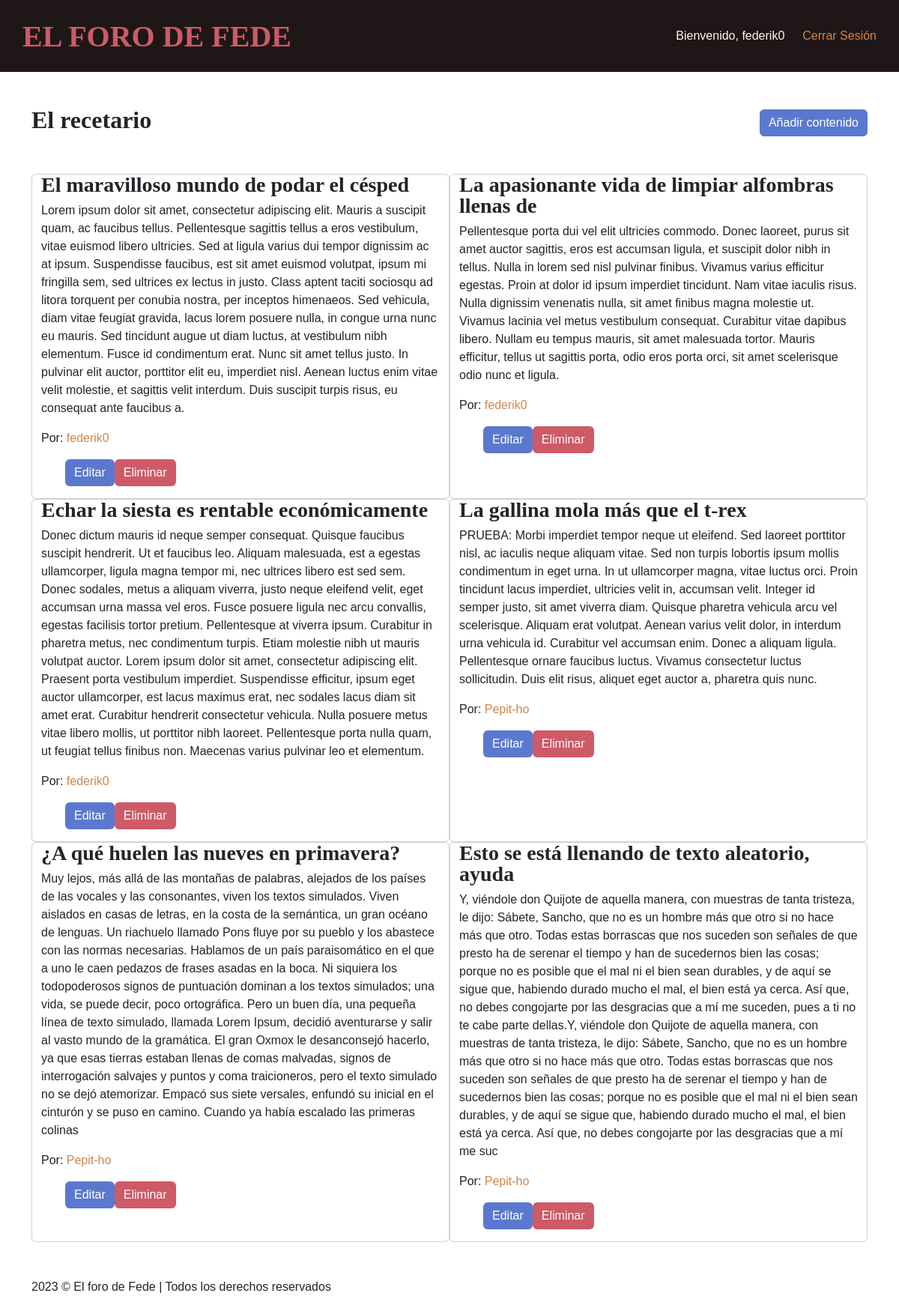
/index.php (signed in), run on the app's committed database.
### tables this page shows
CREATE TABLE `content` (
  `contentId` int(11) NOT NULL,
  `contentTitle` varchar(50) NOT NULL,
  `contentText` varchar(1000) NOT NULL
);

CREATE TABLE `users` (
  `userId` int(11) NOT NULL,
  `userName` varchar(50) NOT NULL,
  `userPass` varchar(50) NOT NULL,
  `userEmail` varchar(50) NOT NULL,
  `userBio` varchar(50) NOT NULL,
  `roles` varchar(255) NOT NULL DEFAULT 'visitor'
);

### app/functions/createList.php (the view, shortened to what this page needs)
<?php
    require "./app/config/connect.php";
    $sqlObtainData = "
        SELECT c.contentId, c.contentTitle, c.contentText, u.userName, u.userId
        FROM content c
        JOIN connections con ON c.contentId = con.contentId
        JOIN users u ON u.userId = con.userId;
    ";
    $obtainData = $db->query($sqlObtainData);
    $contents = array();
    while($result = $obtainData->fetch(PDO::FETCH_ASSOC)) {
        $contents[] = array(
            'contentId' => $result['contentId'],
            'contentTitle' => $result['contentTitle'],
            'contentText' => $result['contentText'],
            'userName' => $result['userName'],
            'userId' => $result['userId']
        );
    }
?>
<section class="section-cards row w-100 mx-auto">
<?php
    foreach($contents as $content) {
?>
        <article class="card col-lg-6">
            <h3 class="card-title title">
                <?php echo $content['contentTitle']; ?>
            </h3>
            <p class="card-text">
                <?php echo $content['contentText']; ?>
            </p>
            <p class="card-text">
                Por:
                <a class="link" href="./app/pages/authorProfile.php?Id=<?php echo $content['userId'] ?>">
                    <?php echo $content['userName']; ?>
                </a>
            </p>
            <?php
                if(($content['userId'] == $_SESSION['userId']) || ($_SESSION['userRole'] == 'admin') && ($_SESSION['userRole'] !== 'visitor')) { ?>
                    <ul class="d-flex flex-wrap">
                        <li class="mr-3"><a class="btn btn-dark bg-berry--b" href="./app/pages/edit.php?Id=<?php echo $content['contentId'] ?>">Editar</a></li>
                        <li><a class="btn btn-dark bg-berry" href="./app/functions/deleteContent.php?Id=<?php echo $content['contentId'] ?>">Eliminar</a></li>
                    </ul>
            <?php } ?>
        </article>
<?php
    }
?>
</section>

### app/components/header.php (shortened to what this page needs)
<!DOCTYPE html>
<html lang="es-ES">
<head>
    <link rel="stylesheet" href=<?php echo $GLOBALS['base_url'] . "app/view/css/main.css"; ?>>
    <link rel="stylesheet" href=<?php echo $GLOBALS['base_url'] . "app/view/bootstrap/css/bootstrap.min.css"; ?>>
</head>
<body>
    <header class="header bg-dim">
        <div class="container navbar p-4 px-md-0">
            <h1 class="m-sm-0"><a class="title title-primary tx-berry" href="<?php echo $GLOBALS['base_url']; ?>">El foro de Fede</a></h1>
            <?php
                if(!empty($_SESSION['userId'])) { ?>
                    <nav class="d-flex flex-wrap align-items-center">
                        <p class="tx tx-bright my-0 me-4">Bienvenido, <?php echo $_SESSION['userName']; ?></p>
                        <a class="link" href=<?php echo $GLOBALS['base_url'] . "app/functions/sessionDestroy.php"; ?>>Cerrar Sesión</a>
                    </nav>
            <?php } ?>
        </div>
    </header>

### index.php (shortened to what this page needs)
<?php
    require "./app/components/header.php";
    if(!empty($_SESSION['userName'])) {
        require "./app/pages/home.php";
    }
    require "./app/components/footer.php";
?>

### app/pages/home.php
<main class="container my-5">
    <div class="w-100 d-flex flex-wrap justify-content-between align-items-center mb-5">
        <h2 class="title">El recetario</h2>
        <?php if(($_SESSION['userRole'] !== 'visitor')) { ?>
        <a class="btn btn-dark bg-berry--b" href="./app/pages/addContent.php">Añadir contenido</a>
    </div>
    <?php
    }
        require "./app/functions/createList.php";
    ?>
</main>

### app/components/footer.php
    <footer>
        <div class="container">
            <p class="tx tx--light"><?php echo date("Y"); ?> © El foro de Fede | Todos los derechos reservados</p>
        </div>
    </footer>
</body>
</html>

### app/view/css/components/texts.css (style rules this page uses)
body * { font-family: 'Trebuchet MS', 'Lucida Sans Unicode', 'Lucida Grande', 'Lucida Sans', 'Arial', sans-serif; }

### app/view/css/components/colors.css (style rules this page uses)
:root { --p_dim: #1F1717; --p_bright: #FCF5ED; --p_peach: #d48548; --p_berry: #CE5A67; --p_berry-b: #5a79ce; --dark: #0C0C0C; --light: #e4e4e4; }

### data on the page
content: contentTitle "El maravilloso mundo de podar el césped", contentText "Lorem ipsum dolor sit amet, consectetur adipiscing elit. Mauris a suscipit quam, ac faucibus tellus. Pellentesque sagittis tellus a eros vestibulum, vitae euismod libero ultricies. Sed at ligula varius dui tempor dignissim ac at ipsum. Suspendisse faucibus, est sit amet euismod volutpat, ipsum mi fringilla sem, sed ultrices ex lectus in justo. Class aptent taciti sociosqu ad litora torquent per conubia nostra, per inceptos himenaeos. Sed vehicula, diam vitae feugiat gravida, lacus lorem posuere nulla, in congue urna nunc eu mauris. Sed tincidunt augue ut diam luctus, at vestibulum nibh elementum. Fusce id condimentum erat. Nunc sit amet tellus justo. In pulvinar elit auctor, porttitor elit…", users.userName "federik0"
content: contentTitle "La apasionante vida de limpiar alfombras llenas de", contentText "Pellentesque porta dui vel elit ultricies commodo. Donec laoreet, purus sit amet auctor sagittis, eros est accumsan ligula, et suscipit dolor nibh in tellus. Nulla in lorem sed nisl pulvinar finibus. Vivamus varius efficitur egestas. Proin at dolor id ipsum imperdiet tincidunt. Nam vitae iaculis risus. Nulla dignissim venenatis nulla, sit amet finibus magna molestie ut. Vivamus lacinia vel metus vestibulum consequat. Curabitur vitae dapibus libero. Nullam eu tempus mauris, sit amet malesuada tortor. Mauris efficitur, tellus ut sagittis porta, odio eros porta orci, sit amet scelerisque odio nunc et ligula.", users.userName "federik0"
content: contentTitle "Echar la siesta es rentable económicamente", contentText "Donec dictum mauris id neque semper consequat. Quisque faucibus suscipit hendrerit. Ut et faucibus leo. Aliquam malesuada, est a egestas ullamcorper, ligula magna tempor mi, nec ultrices libero est sed sem. Donec sodales, metus a aliquam viverra, justo neque eleifend velit, eget accumsan urna massa vel eros. Fusce posuere ligula nec arcu convallis, egestas facilisis tortor pretium. Pellentesque at viverra ipsum. Curabitur in pharetra metus, nec condimentum turpis. Etiam molestie nibh ut mauris volutpat auctor. Lorem ipsum dolor sit amet, consectetur adipiscing elit. Praesent porta vestibulum imperdiet. Suspendisse efficitur, ipsum eget auctor ullamcorper, est lacus maximus erat, nec sodales…", users.userName "federik0"
content: contentTitle "La gallina mola más que el t-rex", contentText "PRUEBA: Morbi imperdiet tempor neque ut eleifend. Sed laoreet porttitor nisl, ac iaculis neque aliquam vitae. Sed non turpis lobortis ipsum mollis condimentum in eget urna. In ut ullamcorper magna, vitae luctus orci. Proin tincidunt lacus imperdiet, ultricies velit in, accumsan velit. Integer id semper justo, sit amet viverra diam. Quisque pharetra vehicula arcu vel scelerisque. Aliquam erat volutpat. Aenean varius velit dolor, in interdum urna vehicula id. Curabitur vel accumsan enim. Donec a aliquam ligula. Pellentesque ornare faucibus luctus. Vivamus consectetur luctus sollicitudin. Duis elit risus, aliquet eget auctor a, pharetra quis nunc.", users.userName "Pepit-ho"
content: contentTitle "¿A qué huelen las nueves en primavera?", contentText "Muy lejos, más allá de las montañas de palabras, alejados de los países de las vocales y las consonantes, viven los textos simulados. Viven aislados en casas de letras, en la costa de la semántica, un gran océano de lenguas. Un riachuelo llamado Pons fluye por su pueblo y los abastece con las normas necesarias. Hablamos de un país paraisomático en el que a uno le caen pedazos de frases asadas en la boca. Ni siquiera los todopoderosos signos de puntuación dominan a los textos simulados; una vida, se puede decir, poco ortográfica. Pero un buen día, una pequeña línea de texto simulado, llamada Lorem Ipsum, decidió aventurarse y salir al vasto mundo de la gramática. El gran Oxmox le…", users.userName "Pepit-ho"
content: contentTitle "Esto se está llenando de texto aleatorio, ayuda", contentText "Y, viéndole don Quijote de aquella manera, con muestras de tanta tristeza, le dijo: Sábete, Sancho, que no es un hombre más que otro si no hace más que otro. Todas estas borrascas que nos suceden son señales de que presto ha de serenar el tiempo y han de sucedernos bien las cosas; porque no es posible que el mal ni el bien sean durables, y de aquí se sigue que, habiendo durado mucho el mal, el bien está ya cerca. Así que, no debes congojarte por las desgracias que a mí me suceden, pues a ti no te cabe parte dellas.Y, viéndole don Quijote de aquella manera, con muestras de tanta tristeza, le dijo: Sábete, Sancho, que no es un hombre más que otro si no hace más que otro. Todas estas borrascas…", users.userName "Pepit-ho"

### other printed values
$_SESSION['userName'] "federik0"
